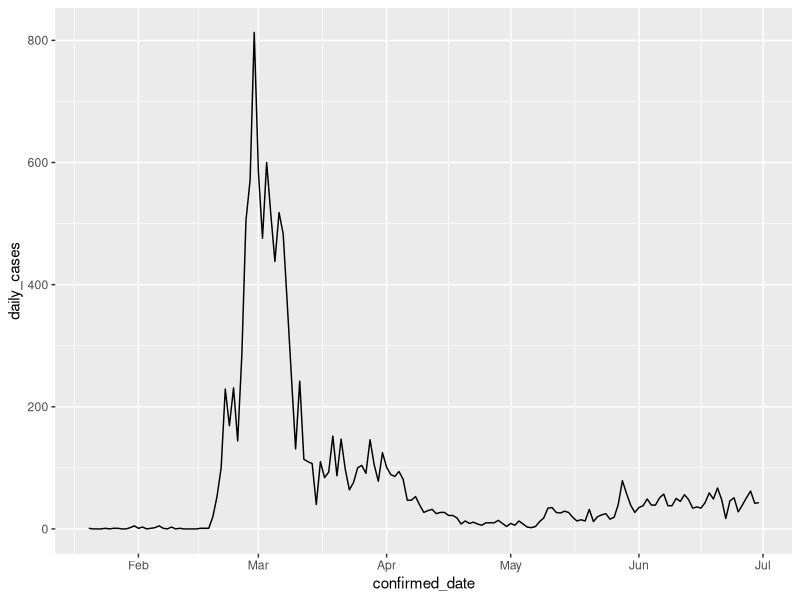

Generate this figure with R: (Note: this script raises an error after producing the figure.)
library(magrittr)
library(data.table)
library(ggplot2)


# import files: Time, RKI data
time <- fread("./extData/Time.csv")
RKI_data <- fread("./extData/DE_InfectionCases.csv")

#total cases in Korea per day
time[,confirmed_date:=as.Date(date,"%d/%m/%y")]
time[, confirmed_date:= as.IDate(confirmed_date)]
ggplot(time, aes(x=confirmed_date, y=daily_cases)) +
  geom_line()

# total cases Germany
RKI_data <- RKI_data[, "Anzahl COVID-19-Fälle kumuliert" := NULL]
RKI_data

RKI_data_UsFormat <- RKI_data[, confirmed_date := as.Date(Berichtsdatum, 
                                                          format ="%d.%m.%y")]
#change date class to "IDate"
RKI_data_UsFormat[, confirmed_date:= as.IDate(confirmed_date)]
RKI_data_UsFormat <- RKI_data_UsFormat[, Berichtsdatum := NULL]
RKI_data_UsFormat
class(RKI_data_UsFormat$confirmed_date)


merge_GermanyUS <- merge(RKI_data_UsFormat, time, 
                         by = "confirmed_date", all.y = TRUE)


# plot
ggplot(merge_GermanyUS, aes(x=confirmed_date)) + 
  geom_line(aes(y=`daily_cases`,color="Germany"))+
  geom_line(aes(y=`Anzahl Covid-Fälle pro Tag`,color="South Korea")) + 
  labs(x= "confirmed date", y="daily cases")+
  geom_rect(aes(xmin=as.Date('2020-02-26'),xmax=as.Date('2020-03-15'),
                ymin=860,ymax=890,color="18 days"))+
  geom_rect(aes(xmin=as.Date('2020-03-10'),xmax=as.Date('2020-05-10'),
                ymin=6400,ymax=6430,color="61 days"))+
  theme(legend.position="bottom") +
  theme(legend.title=element_blank()) 
